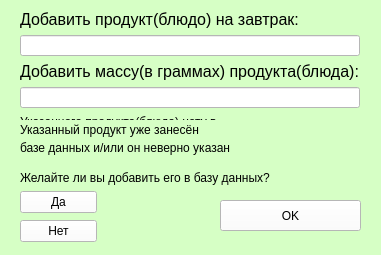
<?xml version="1.0" encoding="UTF-8"?>
<ui version="4.0">
 <class>Breakfast_dialog</class>
 <widget class="QWidget" name="Breakfast_dialog">
  <property name="geometry">
   <rect>
    <x>0</x>
    <y>0</y>
    <width>381</width>
    <height>255</height>
   </rect>
  </property>
  <property name="minimumSize">
   <size>
    <width>381</width>
    <height>255</height>
   </size>
  </property>
  <property name="maximumSize">
   <size>
    <width>381</width>
    <height>255</height>
   </size>
  </property>
  <property name="windowTitle">
   <string>Добавление продукта на завтрак</string>
  </property>
  <property name="styleSheet">
   <string notr="true">background-color: #d6ffc5</string>
  </property>
  <widget class="QWidget" name="layoutWidget">
   <property name="geometry">
    <rect>
     <x>20</x>
     <y>10</y>
     <width>340</width>
     <height>98</height>
    </rect>
   </property>
   <layout class="QVBoxLayout" name="Breakfast_layout">
    <item>
     <widget class="QLabel" name="label">
      <property name="text">
       <string>&lt;html&gt;&lt;head/&gt;&lt;body&gt;&lt;p&gt;&lt;span style=&quot; font-size:12pt;&quot;&gt;Добавить продукт(блюдо) на завтрак:&lt;/span&gt;&lt;/p&gt;&lt;/body&gt;&lt;/html&gt;</string>
      </property>
     </widget>
    </item>
    <item>
     <widget class="QLineEdit" name="product">
      <property name="styleSheet">
       <string notr="true">background-color: rgb(255, 255, 255)</string>
      </property>
     </widget>
    </item>
    <item>
     <widget class="QLabel" name="label_2">
      <property name="text">
       <string>&lt;html&gt;&lt;head/&gt;&lt;body&gt;&lt;p&gt;&lt;span style=&quot; font-size:12pt;&quot;&gt;Добавить массу(в граммах) продукта(блюда):&lt;/span&gt;&lt;/p&gt;&lt;/body&gt;&lt;/html&gt;</string>
      </property>
     </widget>
    </item>
    <item>
     <widget class="QLineEdit" name="m_product">
      <property name="styleSheet">
       <string notr="true">background-color: rgb(255, 255, 255)</string>
      </property>
     </widget>
    </item>
   </layout>
  </widget>
  <widget class="QLabel" name="dialog_label">
   <property name="geometry">
    <rect>
     <x>20</x>
     <y>170</y>
     <width>261</width>
     <height>16</height>
    </rect>
   </property>
   <property name="text">
    <string>&lt;html&gt;&lt;head/&gt;&lt;body&gt;&lt;p&gt;&lt;span style=&quot; font-size:9pt;&quot;&gt;Желайте ли вы добавить его в базу данных?&lt;/span&gt;&lt;/p&gt;&lt;/body&gt;&lt;/html&gt;</string>
   </property>
  </widget>
  <widget class="QLabel" name="error_label">
   <property name="geometry">
    <rect>
     <x>20</x>
     <y>110</y>
     <width>221</width>
     <height>51</height>
    </rect>
   </property>
   <property name="text">
    <string>&lt;html&gt;&lt;head/&gt;&lt;body&gt;&lt;p&gt;&lt;span style=&quot; font-size:9pt;&quot;&gt;Указанного продукта(блюда) нету в&lt;/span&gt;&lt;/p&gt;&lt;p&gt;&lt;span style=&quot; font-size:9pt;&quot;&gt;базе данных и/или он неверно указан&lt;/span&gt;&lt;/p&gt;&lt;/body&gt;&lt;/html&gt;</string>
   </property>
  </widget>
  <widget class="QWidget" name="layoutWidget_2">
   <property name="enabled">
    <bool>true</bool>
   </property>
   <property name="geometry">
    <rect>
     <x>20</x>
     <y>190</y>
     <width>77</width>
     <height>54</height>
    </rect>
   </property>
   <layout class="QVBoxLayout" name="dialog_layout">
    <item>
     <widget class="QPushButton" name="yes_btn">
      <property name="enabled">
       <bool>true</bool>
      </property>
      <property name="styleSheet">
       <string notr="true">background-color: rgb(255, 255, 255)</string>
      </property>
      <property name="text">
       <string>Да</string>
      </property>
     </widget>
    </item>
    <item>
     <widget class="QPushButton" name="no_btn">
      <property name="enabled">
       <bool>true</bool>
      </property>
      <property name="styleSheet">
       <string notr="true">background-color: rgb(255, 255, 255)</string>
      </property>
      <property name="text">
       <string>Нет</string>
      </property>
     </widget>
    </item>
   </layout>
  </widget>
  <widget class="QPushButton" name="ok_btn">
   <property name="geometry">
    <rect>
     <x>220</x>
     <y>200</y>
     <width>141</width>
     <height>31</height>
    </rect>
   </property>
   <property name="styleSheet">
    <string notr="true">background-color: rgb(255, 255, 255)</string>
   </property>
   <property name="text">
    <string>OK</string>
   </property>
  </widget>
  <widget class="QLabel" name="label_3">
   <property name="geometry">
    <rect>
     <x>20</x>
     <y>120</y>
     <width>201</width>
     <height>21</height>
    </rect>
   </property>
   <property name="text">
    <string>&lt;html&gt;&lt;head/&gt;&lt;body&gt;&lt;p&gt;&lt;span style=&quot; font-size:9pt;&quot;&gt;Указанный продукт уже занесён&lt;/span&gt;&lt;/p&gt;&lt;/body&gt;&lt;/html&gt;</string>
   </property>
  </widget>
 </widget>
 <resources/>
 <connections/>
</ui>
